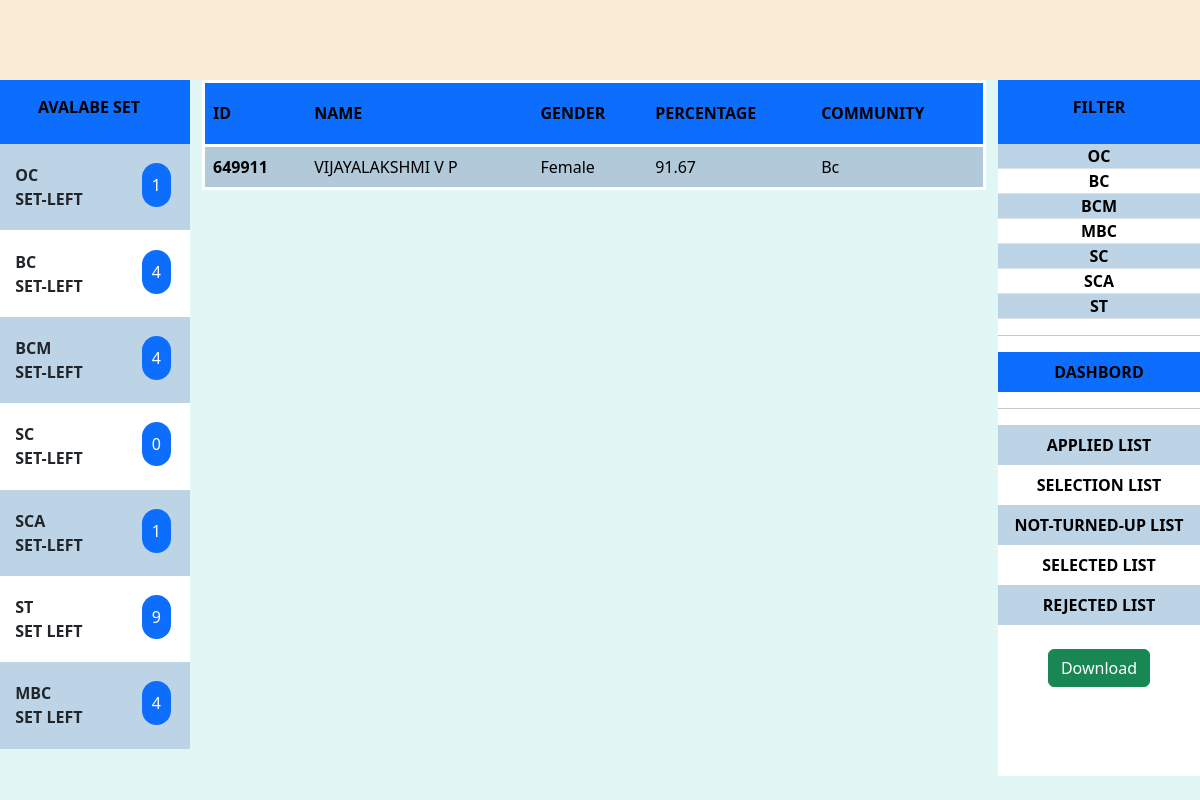
The page /controler/computer science/rejected/ on the database as committed earlier.
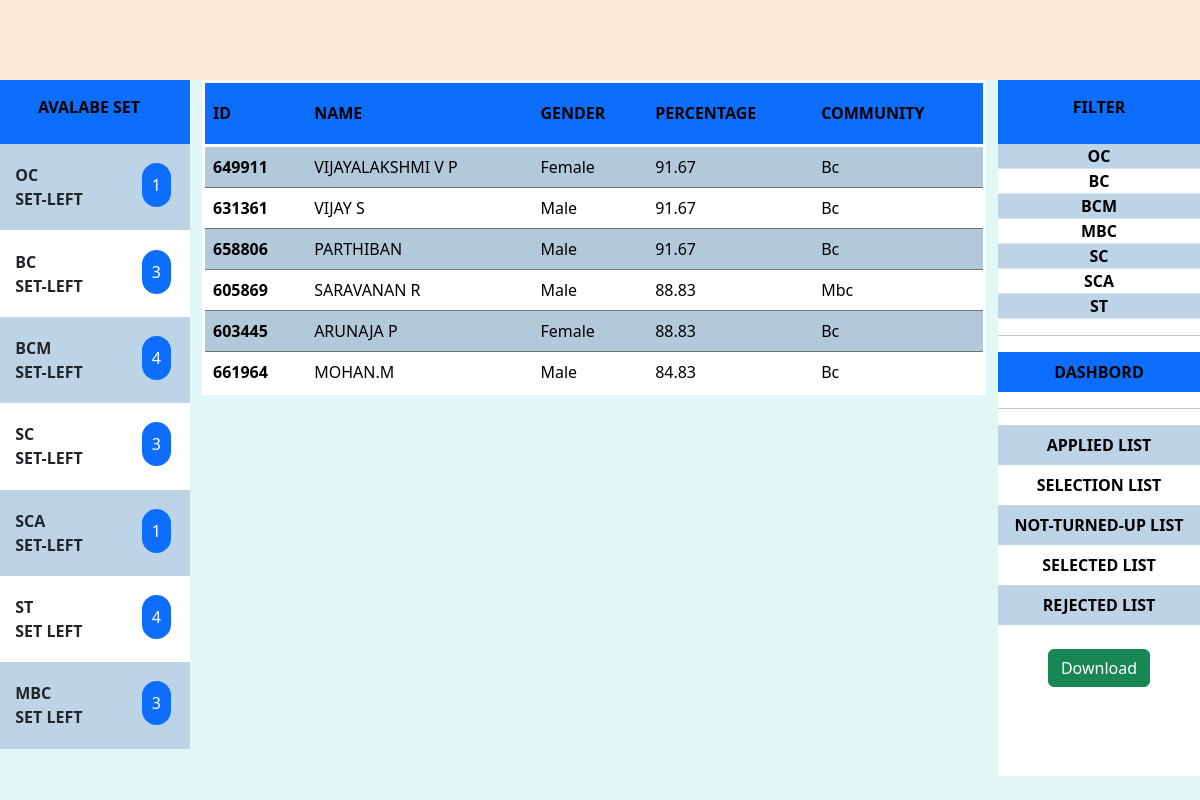
The same page on the database as committed later.
### myapp/models.py (models this page shows, shortened)
class Department(models.Model):
    name=models.CharField(max_length=30,null=False,unique=True)
    ug_couse=models.CharField(max_length=30,null=False)
    pg_course=models.CharField(max_length=30,null=False)
    pg_oc=models.IntegerField(default=0,null=False)
    pg_bc=models.IntegerField(default=0,null=False)
    pg_bcm=models.IntegerField(default=0,null=False)
    pg_sc=models.IntegerField(default=0,null=False)
    pg_sca=models.IntegerField(default=0,null=False)
    pg_st=models.IntegerField(default=0,null=False)
    pg_mbc=models.IntegerField(default=0,null=False)

class PgStudentDetails(models.Model):
    GENDER=[
    ('male','MALE'),
    ('female','FEMALE'),
    ('others','OTHERS')
    ]
    COMUNNITY=[
        ('oc','OC'),
        ('bc','BC'),
        ('bcm','BCM'),
        ('sc','SC'),
        ('sca','SCA'),
        ('st','ST'),
        ('mbc','MBC')
    ]
    BOOLOPT=[
        ('yes','YES'),
        ('no','NO')
    ]
    MAR_STATUS=[
        ('single','SINGLE'),
        ('married','MARRIED')
    ]
    RELIGION=[
        ('hindu','HINDU'),
        ('muslim','MUSLIM'),
        ('cristin','CRISTIN')
    ]
    STATUS=[
        ('applied','APPLIED'),
        ('controler','CONTROLER'),
        ('department','DEPARTMENT'),
        ('admited','ADMITED'),
        ('rejected','REJECTED')
    ]
    student=models.OneToOneField(CustomUserStudent,on_delete=models.CASCADE)
    name=models.CharField(max_length=30,null=False)
    fathername=models.CharField(max_length=30,null=True,blank=True)
    gender=models.CharField(max_length=10,choices=GENDER)
    dateofbirth=models.DateField(null=True,blank=True)
    community=models.CharField(max_length=5,choices=COMUNNITY)
    religion=models.CharField(max_length=20,choices=RELIGION,null=True,blank=True)
    maratail_status=models.CharField(max_length=10,null=True,blank=True,choices=MAR_STATUS)
    pysically_chalanged=models.CharField(max_length=5,choices=BOOLOPT,null=True,blank=True)
    sports=models.CharField(max_length=5,choices=BOOLOPT,null=True,blank=True)
    aadhar=models.CharField(max_length=30,null=True,blank=True)
    address=models.CharField(max_length=130,null=True,blank=True)
    distric=models.CharField(max_length=30,null=False)
    Department=models.ForeignKey(Department,on_delete=models.CASCADE)
    percentageoptained=models.CharField(max_length=5,null=False)
    instute_name=models.CharField(max_length=30,null=True,blank=True)
    degree=models.CharField(max_length=30,null=True,blank=True)
    mode_of_study=models.CharField(max_length=30,null=True,blank=True)
    medium=models.CharField(max_length=30,null=True,blank=True)
    acadamic_year=models.CharField(max_length=30,null=True,blank=True)
    photo_doc=models.ImageField(upload_to=Photo_rename, validators=[validate_image_size],null=True,blank=True)
    aadhar_doc=models.ImageField(upload_to=aadhar_rename, validators=[validate_image_size],null=True,blank=True)
    marksheet_doc=models.ImageField(upload_to=Marksheet_rename, validators=[validate_image_size],null=True,blank=True)
    community_doc=models.ImageField(upload_to=community_rename, validators=[validate_image_size],null=True,blank=True)
    special_doc=models.ImageField(upload_to=special_documents_rename,null=True,blank=True, validators=[validate_image_size])
    details_submited=models.BooleanField(default=False)
    status=models.CharField(max_length=30,null=False, choices=STATUS)
    resevation=models.CharField(max_length=10, null=True,blank=True)
    remark=models.CharField(max_length=150,null=True,blank=True)
    fees=models.BooleanField(default=False)
    rejectedBy=models.CharField(max_length=10,null=True,blank=True)

class CustomUserStudent(AbstractBaseUser,PermissionsMixin):
    email = models.EmailField(unique=True)
    username = models.CharField(max_length=30, unique=True)
    phone_number=models.CharField(max_length=10)
    is_active = models.BooleanField(default=True)
    role=models.CharField(max_length=10,default='student')
    is_staff = models.BooleanField(default=False)
    password_created=models.CharField(max_length=15,null=False,blank=False)
    groups = models.ManyToManyField(
        Group,
        related_name="customuserstudent_groups",
    )
    user_permissions = models.ManyToManyField(
        Permission,
        related_name="customuserstudent_permissions",
    )
    objects = CustomUserManager()
    USERNAME_FIELD = 'username'
    REQUIRED_FIELDS = ['email','phone_number']

### myapp/extendedviews.py (the view)
# urls.py: path('controler/<str:department>/<str:list>/',view.controller,name='depcontroler'),
def controller(request,department,list):
    com=request.GET.get('cot','').lower()
    try:
        dpt=models.Department.objects.get(name=department)
        if list=='truned up':
            data=models.PgStudentDetails.objects.filter(status='applied').filter(Department__name=department).order_by('-percentageoptained')
        elif list=='applied':
            data=models.PgStudentDetails.objects.filter(Department__name=department).order_by('-percentageoptained')
        elif list=='not turned up':
            data=models.PgStudentDetails.objects.filter(Department__name=department).order_by('-percentageoptained')
        elif list=='selected':
            data=models.PgStudentDetails.objects.filter(Department__name=department).filter(status='department').order_by('-percentageoptained')
        elif list=='rejected':
            data=models.PgStudentDetails.objects.filter(Department__name=department).filter(status='rejected').order_by('-percentageoptained')
        else:
            return HttpResponse("enter the correct url")
        valid_communities = ['mbc', 'bc', 'sc', 'sca','st','bcm']
        if com in valid_communities:
            filtereddata = data.filter(community__iexact=com)
        else:
            filtereddata = data
    except Exception as e:
        return HttpResponse(e)
    context={
        'data':filtereddata,
        'department':dpt
    }
    return render(request,'controler/listpage.html',context)

### templates/controler/listpage.html (shortened to what this page needs)
{% extends "main.html"%}
{% block content %}
<div class="container-fluid m-0 p-0" style="max-width: 99%;">
    {% include 'logoutbar.html' %}
    <div class="row ">
        <div class="col-md-2 col-xl-2 col-xxl-2 m-0 p-0" style="overflow-y: auto; height: 87vh;">
            {% include 'pg/components/seatavalabe.html' %}
        </div>
        <div class="col-md-8 col-xl-8 col-xxl-8 bg ">
            {% include 'pg/components/studentlist.html' %}
        </div>
        <div class="col-md-2 col-xl-2 col-xxl-2 bg  m-0 p-0" style="background-color: white; overflow-y: auto; height: 87vh;">
            {% include 'controler/filter.html' %}
        </div>
    </div>
</div>
{% endblock %}

### templates/pg/components/seatavalabe.html
<div class="bg-primary title-heading"><p><b>AVALABE set</b></p></div>
        <ol class="list-group striped-view list-group-numbered " >
          <li class="group-list d-flex justify-content-between align-items-start  ">
            <div class="ms-2 me-auto">
              <div class="fw-bold">OC</div>
              <div class="fw-bold">set-left</div>
            </div>
            <span class=" bg-primary pill-button ">{{department.pg_oc}}</span>
          </li>
          <li class="group-list d-flex justify-content-between align-items-start  ">
              <div class="ms-2 me-auto">
                <div class="fw-bold">BC</div>
                <div class="fw-bold">set-left</div>
              </div>
              <span class=" bg-primary pill-button">{{department.pg_bc}}</span>
            </li>
            <li class="group-list d-flex justify-content-between align-items-start  ">
              <div class="ms-2 me-auto">
                <div class="fw-bold">BCM</div>
                <div class="fw-bold">set-left</div>
              </div>
              <span class=" bg-primary pill-button">{{department.pg_bcm}}</span>
            </li>
            <li class="group-list d-flex justify-content-between align-items-start  ">
              <div class="ms-2 me-auto">
                <div class="fw-bold">SC</div>
                <div class="fw-bold">set-left</div>
              </div>
              <span class=" bg-primary pill-button ">{{department.pg_sc}}</span>
            </li>
            <li class="group-list d-flex justify-content-between align-items-start  ">
              <div class="ms-2 me-auto">
                <div class="fw-bold">SCA</div>
                <div class="fw-bold">set-left</div>
              </div>
              <span class=" bg-primary pill-button ">{{department.pg_sca}}</span>
            </li>
            <li class="group-list d-flex justify-content-between align-items-start  ">
              <div class="ms-2 me-auto">
                <div class="fw-bold">ST</div>
                <div class="fw-bold">set left</div>
              </div>
              <span class=" bg-primary  pill-button">{{department.pg_st}}</span>
            </li>
            <li class="group-list d-flex justify-content-between align-items-start  ">
              <div class="ms-2 me-auto">
                <div class="fw-bold">MBC</div>
                <div class="fw-bold">set left</div>
              </div>
              <span class=" bg-primary pill-button">{{department.pg_mbc}}</span>
            </li>
      </ol>

### templates/pg/components/studentlist.html
<div class="scrollable-div">
<table class="table table-hover table-striped m-0 p-0">
    <thead class="border-bottom border-white border-3">
        <th>ID</th>
        <th>NAME</th>
        <th>GENDER</th>
        <th>PERCENTAGE</th>
        <th>COMMUNITY</th>
    </thead>
    <tbody class="border-white border-3">
      {% for items in data %}
      <tr class="m-2 border border-secondary " onclick="callurl('{{ items.student.username }}')">
                <th scope="row">{{items.student.username}}</th>
                <td>{{items.name}}</td>
                <td>{{items.gender}}</td>
                <td>{{items.percentageoptained}}</td>
                <td>{{items.community}}</td>
            </tr>
        {% endfor %}
  </tbody>
</table>
</div>

Rows that differ between the two databases and show on the page:
changed Department: pg_bc "4" → "3"; pg_sc "0" → "3"; pg_st "9" → "4"; pg_mbc "4" → "3"
now on this page (row edited): PgStudentDetails: student.username "631361", name "VIJAY S", gender "Male", percentageoptained "91.67", community "Bc"
now on this page (row edited): PgStudentDetails: student.username "658806", name "PARTHIBAN", gender "Male", percentageoptained "91.67", community "Bc"
now on this page (row edited): PgStudentDetails: student.username "605869", name "SARAVANAN R", gender "Male", percentageoptained "88.83", community "Mbc"
now on this page (row edited): PgStudentDetails: student.username "603445", name "ARUNAJA P", gender "Female", percentageoptained "88.83", community "Bc"
now on this page (row edited): PgStudentDetails: student.username "661964", name "MOHAN.M", gender "Male", percentageoptained "84.83", community "Bc"
